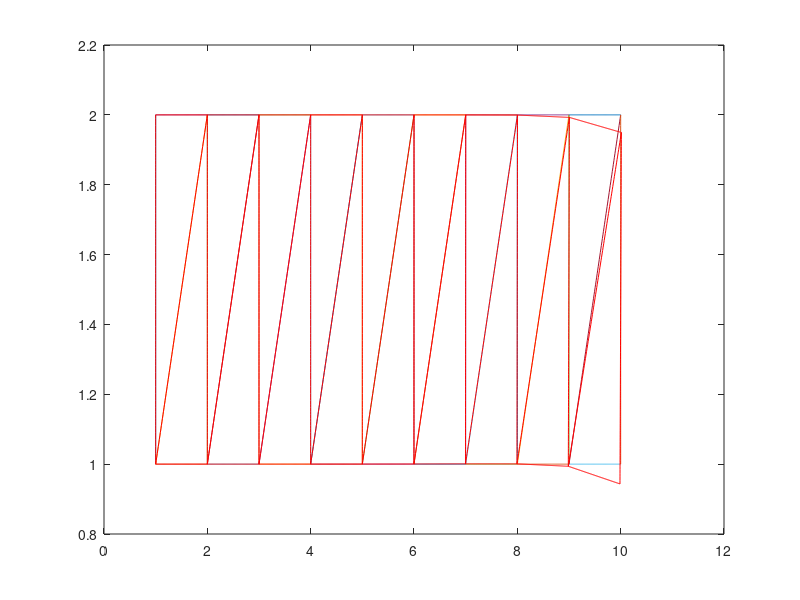

Source code (MATLAB):
%% Arash Gobal 
%
% The purpose of this program is to test a FEM model to analyze truss
% structures 

clear all
clc


%% 1. Defining node coordinates and bar arrangements

% Nodal coordinates
number_of_nodes = 20;
x_nodes = zeros(number_of_nodes, 1);
y_nodes = zeros(number_of_nodes, 1);

x_nodes = [1; 1; 2; 2; 3; 3; 4; 4; 5; 5; 6; 6; 7; 7; 8; 8; 9; 9; 10; 10];
y_nodes = [1; 2; 1; 2; 1; 2; 1; 2; 1; 2; 1; 2; 1; 2; 1; 2; 1; 2; 1; 2];

bar_count = 37;
bars = zeros(bar_count, 2);

bars(1, :) = [1 2]; bars(2, :) = [1 3]; bars(3, :) = [1 4]; bars(4, :) = [2 4];
bars(5, :) = [3 4]; bars(6, :) = [3 5]; bars(7, :) = [3 6]; bars(8, :) = [4 6];
bars(9, :) = [5 6]; bars(10, :) = [5 7]; bars(11, :) = [5 8]; bars(12, :) = [6 8];
bars(13, :) = [7 8]; bars(14, :) = [7 9]; bars(15, :) = [7 10]; bars(16, :) = [8 10];
bars(17, :) = [9 10]; bars(18, :) = [9 11]; bars(19, :) = [9 12]; bars(20, :) = [10 12];
bars(21, :) = [11 12]; bars(22, :) = [11 13]; bars(23, :) = [11 14]; bars(24, :) = [12 14];
bars(25, :) = [13 14]; bars(26, :) = [13 15]; bars(27, :) = [13 16]; bars(28, :) = [14 16];
bars(29, :) = [15 16]; bars(30, :) = [15 17]; bars(31, :) = [15 18]; bars(32, :) = [16 18];
bars(33, :) = [17 18]; bars(34, :) = [17 19]; bars(35, :) = [17 20]; bars(36, :) = [18 20];
bars(37, :) = [19 20];

bar_length = zeros(bar_count, 1);
bar_angle = zeros(bar_count, 2);
for i = 1:bar_count
    bar_length(i, 1) = sqrt( (x_nodes(bars(i, 1), 1) - x_nodes(bars(i, 2), 1))^2 + (y_nodes(bars(i, 1), 1) - y_nodes(bars(i, 2), 1))^2 );
    bar_angle(i, 1) = (x_nodes(bars(i, 2), 1) - x_nodes(bars(i, 1), 1))/bar_length(i, 1);
    bar_angle(i, 2) = (y_nodes(bars(i, 2), 1) - y_nodes(bars(i, 1), 1))/bar_length(i, 1);
end

%% Relationships for plane stress problem

E = 207000000000;  %modulus of elasticity
A = pi*0.05^2;

%% Assembly of the stiffness matrix
K_local = zeros(4, 4);
K_global = zeros(2*number_of_nodes, 2*number_of_nodes);

for i = 1:bar_count
    c = bar_angle(i, 1);
    s = bar_angle(i, 2);
    K_local = (A*E/bar_length(i, 1))*[c^2 c*s -c^2 -c*s;
                 c*s s^s -c*s -s^2;
                 -c^2 -c*s c^2 c*s;
                 -c*s -s^2 c*s s^2];
    
    a = bars(i, 1);
    b = bars(i, 2);
    K_global((2*(a - 1) + 1):2*a, (2*(b - 1) + 1):2*b) = K_global((2*(a - 1) + 1):2*a, (2*(b - 1) + 1):2*b) + K_local(1:2, 3:4);
    K_global((2*(a - 1) + 1):2*a, (2*(a - 1) + 1):2*a) = K_global((2*(a - 1) + 1):2*a, (2*(a - 1) + 1):2*a) + K_local(1:2, 1:2);
    K_global((2*(b - 1) + 1):2*b, (2*(a - 1) + 1):2*a) = K_global((2*(b - 1) + 1):2*b, (2*(a - 1) + 1):2*a) + K_local(3:4, 1:2);
    K_global((2*(b - 1) + 1):2*b, (2*(b - 1) + 1):2*b) = K_global((2*(b - 1) + 1):2*b, (2*(b - 1) + 1):2*b) + K_local(3:4, 3:4);
end

%% Solving the problem

F = zeros(2*number_of_nodes, 1);
u = zeros(2*number_of_nodes, 1);

% Choosing force nodes
force_nodes = [];
for i = 1:number_of_nodes
    if x_nodes(i, 1) == 10
        force_nodes = [force_nodes i];
    end
end

for i = 1:length(force_nodes)
    j = 2*(force_nodes(i) - 1);
    F(j, 1) = -10000000;
end

% Choosing the fixed nodes
fixed_nodes = [];
fixed_dofs = [];
for i = 1:number_of_nodes
    if x_nodes(i, 1) == 1
        fixed_nodes = [fixed_nodes i];
        fixed_dofs = [fixed_dofs (2*i-1) (2*i)];
    end
end
free_dofs = [1:(2*number_of_nodes)];
free_dofs(fixed_dofs) = [];

u(free_dofs) = K_global(free_dofs, free_dofs)\F(free_dofs);

for i = 1:bar_count
    l1 = linspace(x_nodes(bars(i, 1)), x_nodes(bars(i, 2)), 100);
    l2 = linspace(y_nodes(bars(i, 1)), y_nodes(bars(i, 2)), 100);
    plot(l1, l2);
    hold on
end
hold on
for i = 1:bar_count
    l1 = linspace(x_nodes(bars(i, 1)) + u(2*bars(i, 1) - 1), x_nodes(bars(i, 2)) + u(2*bars(i, 2) - 1), 100);
    l2 = linspace(y_nodes(bars(i, 1)) + u(2*bars(i, 1)), y_nodes(bars(i, 2)) + u(2*bars(i, 2)), 100);
    plot(l1, l2, 'r-');
    hold on
end
